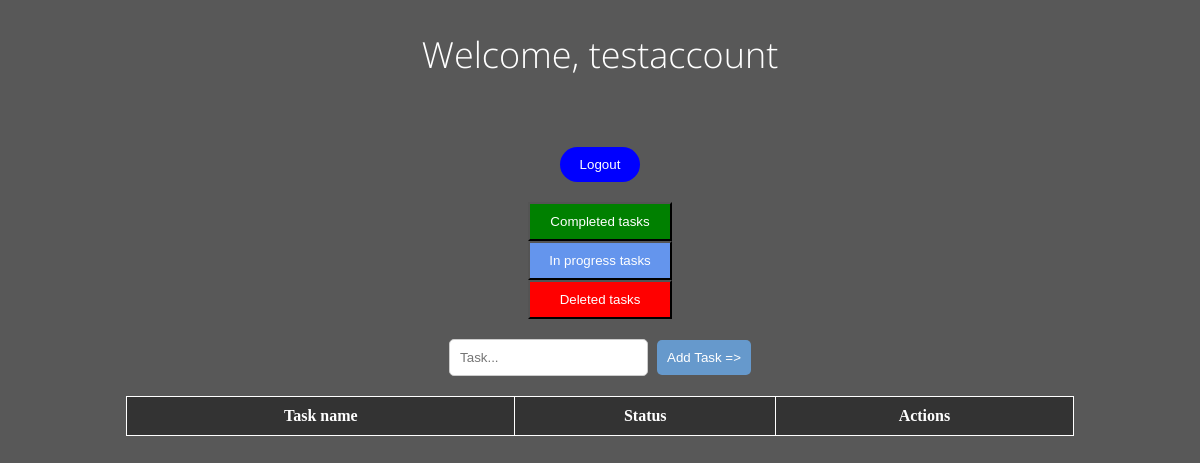
Before: / (signed in) with the older database file.
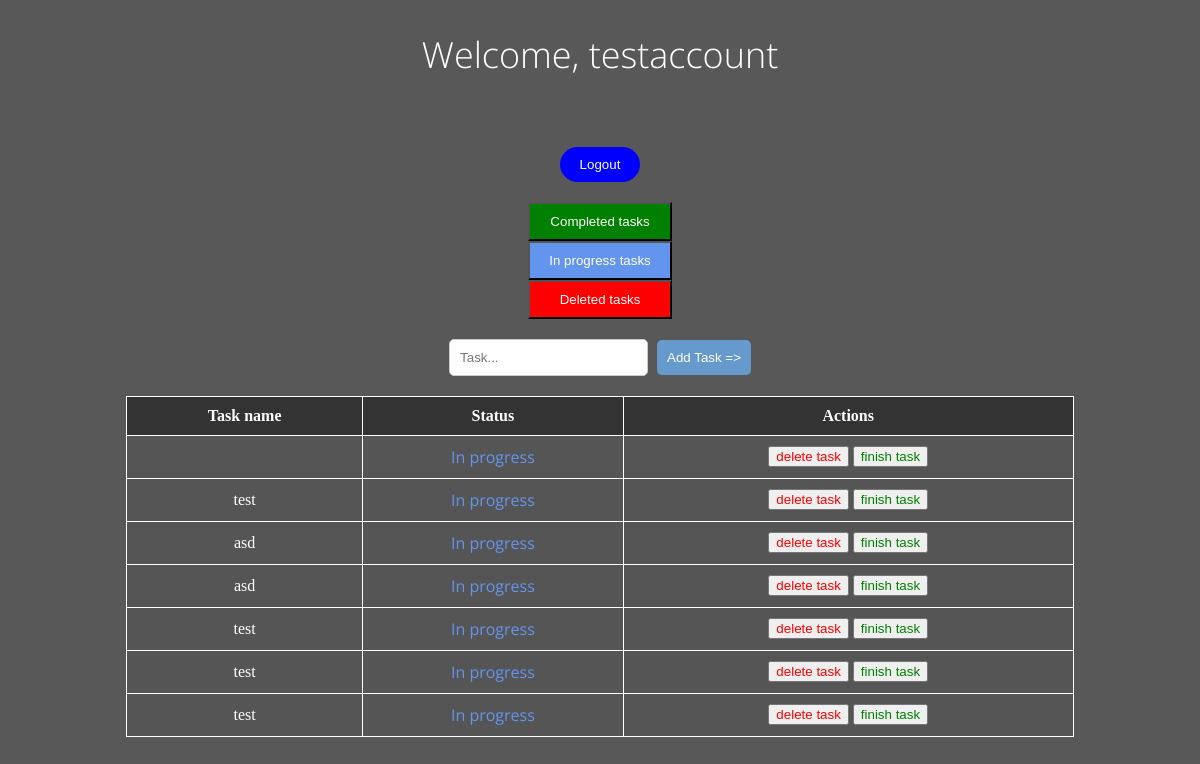
After: the same page with the newer database file.
### application/models.py (models this page shows, shortened)
class Todo(models.Model):
    user = models.ForeignKey(User, on_delete=models.CASCADE)
    name = models.CharField(max_length=100)
    status = models.BooleanField(default=False)

### application/views.py (the view)
# urls.py: path('', views.home, name='home'),
@login_required
def home(request):
    if request.method == 'POST':
        task = request.POST.get('task')
        new_task = Todo(user=request.user, name=task)
        new_task.save()
    existing_todos = Todo.objects.filter(user=request.user)
    context = {
        'todos': existing_todos,
        'username': request.user.username,
        'is_admin': request.user.is_superuser
    }
    return render(request, 'home.html', context)

### application/templates/home.html (shortened to what this page needs)
<!DOCTYPE html>
<html lang="en">
<head>
</head>
<body>
  <h2>Welcome, {{ username }}</h2><br>
  <div id="logout">
    <button><a href="{% url 'logout' %}">Logout</a></button>
  </div>
  <div id="actions">
    <button id="completed-button"><a href="{% url 'completed_tasks' %}">Completed tasks</a></button><br>
    <button id="in-progress-button"><a href="{% url 'in_progress_tasks' %}">In progress tasks</a></button><br>
    <button id="deleted-button"><a href="{% url 'deleted_tasks' %}">Deleted tasks</a></button><br>
  </div>
  <form method="POST">
    <input type="text" placeholder="Task..." name="task" id="task-input"/>
    <button type="submit" id="task-submit-button">Add Task =></button>
  </form>
  <table>
    <thead>
      <tr>
        <th>Task name</th>
        <th>Status</th>
        <th>Actions</th>
      </tr>
    </thead>
    <tbody>
      {% for todo in todos %}
      <tr>
        <td>{{ todo.name }}</td>
        {% if todo.status == True %}
          <td style="color: lime; font-family: 'Open Sans', sans-serif;">Completed</td>
        {% else %}
          <td style="color: cornflowerblue; font-family: 'Open Sans', sans-serif;">In progress</td>
        {% endif %}
        <td>
          <a href="{% url 'delete' todo.name %}"><button style="color: red">delete task</button></a>
          <a href="{% url 'update' todo.name %}"><button style="color: green">finish task</button></a>
        </td>
      </tr>
      {% endfor %}
    </tbody>
  </table>
</body>
</html>

### application/templates/home.html (style rules this page uses)
body { background-color: #585858; text-align: center; }
h2 { font-size: 36px; font-weight: 300; font-family: "Open Sans", sans-serif; color: #fff; }
table { margin: 20px auto; border-collapse: collapse; width: 80%; }
table th, table td { padding: 10px; border: 1px solid #fff; color: #fff; }
table th { background-color: #333 }
table td { background-color: #555; }
table td a { text-decoration: none; }

Changed rows visible on the page:
added Todo: status "In progress"
added Todo: name "test", status "In progress"
added Todo: name "asd", status "In progress"
added Todo: name "asd", status "In progress"
added Todo: name "test", status "In progress"
added Todo: name "test", status "In progress"
added Todo: name "test", status "In progress"
